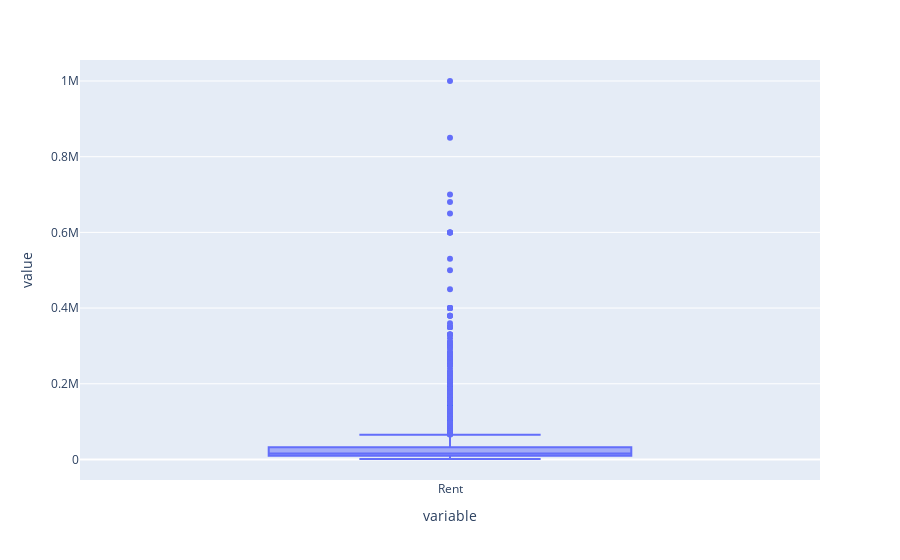

Notebook code for this chart:
### Code cell
px.box(y)

### Figure 1 — Plotly figure (JSON) as saved in the notebook; plotly's stock layout.template omitted (floating-point values rounded to 4 significant figures; data arrays with more than 128 entries replaced by an {"elided": "..."} marker saying what was removed)
{"data": [{"alignmentgroup": "True", "hovertemplate": "variable=%{x}<br>value=%{y}<extra></extra>", "legendgroup": "", "marker": {"color": "#636efa"}, "name": "", "notched": false, "offsetgroup": "", "orientation": "v", "showlegend": false, "type": "box", "x": {"elided": "4727 str values"}, "x0": " ", "xaxis": "x", "y": {"elided": "4727 int values"}, "y0": " ", "yaxis": "y"}], "layout": {"boxmode": "group", "legend": {"tracegroupgap": 0}, "margin": {"t": 60}, "xaxis": {"anchor": "y", "domain": [0, 1], "title": {"text": "variable"}}, "yaxis": {"anchor": "x", "domain": [0, 1], "title": {"text": "value"}}}}
